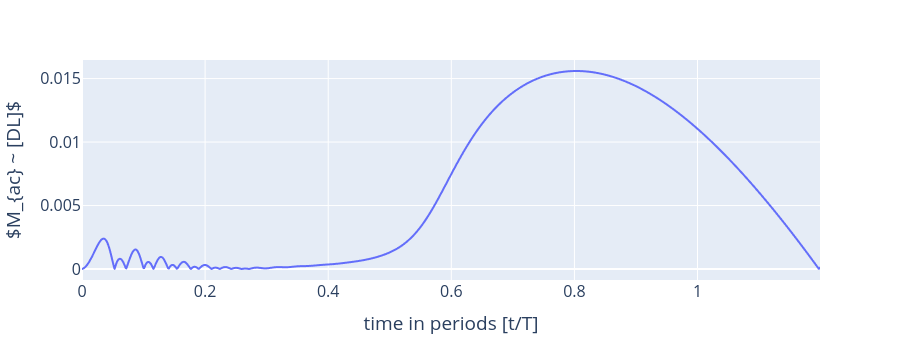

The code cell stored with this chart in its notebook:
### Code cell
5/3

### Figure 1 — Plotly figure (JSON) as saved in the notebook; plotly's stock layout.template omitted (floating-point values rounded to 4 significant figures; data arrays with more than 128 entries replaced by an {"elided": "..."} marker saying what was removed)
{"data": [{"hovertemplate": "x=%{x}<br>y=%{y}<extra></extra>", "legendgroup": "", "line": {"color": "#636efa", "dash": "solid"}, "marker": {"symbol": "circle"}, "mode": "lines", "name": "", "showlegend": false, "type": "scattergl", "x": {"elided": "1200 float values"}, "xaxis": "x", "y": {"elided": "1200 float values"}, "yaxis": "y"}], "layout": {"font": {"size": 16}, "height": 360, "legend": {"tracegroupgap": 0}, "margin": {"t": 60}, "xaxis": {"anchor": "y", "autorange": true, "domain": [0, 1], "range": [0, 1.199], "title": {"text": "time in periods [t/T]"}, "type": "linear"}, "yaxis": {"anchor": "x", "autorange": true, "domain": [0, 1], "range": [-0.0008622, 0.01646], "title": {"text": "$M_{ac} ~ [DL]$"}, "type": "linear"}}}
